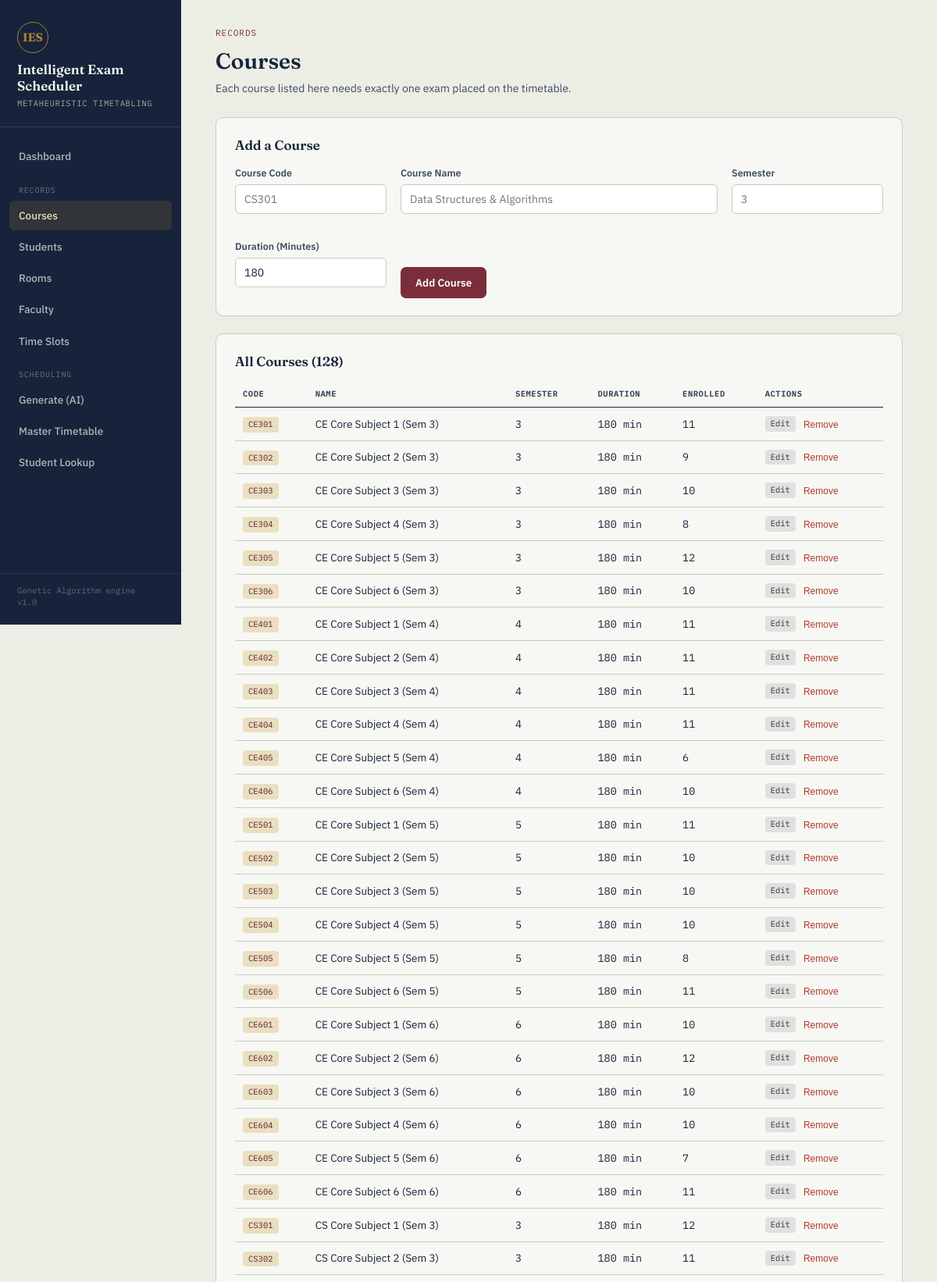
Screenshot of /courses (upper part) with the database file from the repository.
### tables this page shows
CREATE TABLE courses (
    id INTEGER PRIMARY KEY AUTOINCREMENT,
    code TEXT NOT NULL UNIQUE,
    name TEXT NOT NULL,
    semester TEXT,
    duration_minutes INTEGER NOT NULL DEFAULT 180
);

### app.py (the view, shortened to what this page needs)
@app.route("/courses", methods=["GET", "POST"])
def courses():
    conn = db.get_db()
    rows = conn.execute(
        """
        SELECT c.*,
               (SELECT COUNT(*) FROM enrollments e WHERE e.course_id = c.id) AS enrolled
        FROM courses c
        ORDER BY c.code
        """
    ).fetchall()
    conn.close()
    return render_template("courses.html", courses=rows, edit_item=None)

### db.py (called while the page is built)
def get_db():
    conn = sqlite3.connect(DB_PATH)
    conn.row_factory = sqlite3.Row
    conn.execute("PRAGMA foreign_keys = ON")
    return conn

### templates/courses.html (shortened to what this page needs)
{% extends "base.html" %}
{% block content %}
<div class="page-head">
  <div>
    <p class="eyebrow">Records</p>
    <h2>Courses</h2>
    <p class="sub">
      Each course listed here needs exactly one exam placed on the timetable.
    </p>
  </div>
</div>
<div class="card" id="form-section">
  <h3>
    {% if edit_item %}
      Edit Course
    {% else %}
      Add a Course
    {% endif %}
  </h3>
  <form method="POST"
        action="{{ url_for('edit_course', course_id=edit_item.id) if edit_item else url_for('courses') }}"
        class="grid cols-4">
    <div>
      <label>Course Code</label>
      <input
        type="text"
        name="code"
        placeholder="CS301"
        value="{{ edit_item.code if edit_item else '' }}"
        required>
    </div>
    <div style="grid-column: span 2;">
      <label>Course Name</label>
      <input
        type="text"
        name="name"
        placeholder="Data Structures & Algorithms"
        value="{{ edit_item.name if edit_item else '' }}"
        required>
    </div>
    <div>
      <label>Semester</label>
      <input
        type="text"
        name="semester"
        placeholder="3"
        value="{{ edit_item.semester if edit_item else '' }}">
    </div>
    <div>
      <label>Duration (Minutes)</label>
      <input
        type="number"
        name="duration_minutes"
        min="30"
        step="15"
        value="{{ edit_item.duration_minutes if edit_item else '180' }}">
    </div>
    <div style="display:flex; gap:10px; align-items:end;">
      <button type="submit" class="btn btn-primary">
        {% if edit_item %}
          Update Course
        {% else %}
          Add Course
        {% endif %}
      </button>
    </div>
  </form>
</div>
<div class="card">
  <h3>All Courses ({{ courses|length }})</h3>
  {% if courses %}
  <table class="ledger">
    <tr>
      <th>Code</th>
      <th>Name</th>
      <th>Semester</th>
      <th>Duration</th>
      <th>Enrolled</th>
      <th>Actions</th>
    </tr>
    {% for c in courses %}
    <tr class="{% if edit_item and edit_item.id == c.id %}editing-row{% endif %}">
      <td class="mono">
        <span class="tag">{{ c.code }}</span>
      </td>
      <td>{{ c.name }}</td>
      <td>{{ c.semester or '—' }}</td>
      <td class="mono">{{ c.duration_minutes }} min</td>
      <td class="mono">{{ c.enrolled }}</td>
      <td>
        <div style="display:flex; gap:10px; align-items:center;">
          <a href="{{ url_for('edit_course', course_id=c.id) }}#form-section"
             class="tag"
             style="text-decoration:none; background:#e0e0e0; color:#333;">
            Edit
          </a>
          <form method="POST"
                action="{{ url_for('delete_course', course_id=c.id) }}"
                style="margin:0;"
                onsubmit="return confirm('Remove {{ c.code }}?');">
            <button type="submit" class="btn-danger-text" style="padding:0;">
              Remove
            </button>
          </form>
        </div>
      </td>
    </tr>
    {% endfor %}
  </table>
  {% else %}
  <div class="empty">
    No courses yet. Add the first one above.
  </div>
  {% endif %}
</div>
{% endblock %}

### static/style.css (style rules this page uses)
:root { --ink: #16233B; --ink-soft: #3D4A61; --paper: #ECEEE6; --paper-raised: #F7F8F3; --rule: #C9CCC0; --oxblood: #7A2E3B; --oxblood-dark: #5E212C; --brass: #A9812F; --brass-light: #EADFC0; --good: #3C6E47; --good-bg: #E4EEE3; --bad: #B23A2E; --bad-bg: #F5E3DF; --font-display: 'Fraunces', Georgia, serif; --font-body: 'IBM Plex Sans', -apple-system, sans-serif; --font-mono: 'IBM Plex Mono', 'Courier New', monospace; --sidebar-w: 232px; }
* { box-sizing: border-box; }
html, body { margin: 0; padding: 0; background: var(--paper); color: var(--ink); font-family: var(--font-body); font-size: 15px; line-height: 1.5; }
a { color: inherit; }
.page-head { margin-bottom: 26px; display: flex; align-items: baseline; justify-content: space-between; gap: 20px; flex-wrap: wrap; }
.page-head h2 { font-family: var(--font-display); font-size: 28px; font-weight: 600; margin: 0 0 4px; }
.page-head .eyebrow { font-family: var(--font-mono); font-size: 11px; letter-spacing: 0.09em; text-transform: uppercase; color: var(--oxblood); margin: 0 0 6px; }
.page-head .sub { color: var(--ink-soft); margin: 0; font-size: 14px; }
.card { background: var(--paper-raised); border: 1px solid var(--rule); border-radius: 10px; padding: 22px 24px; margin-bottom: 22px; }
.card h3 { font-family: var(--font-display); font-size: 17px; font-weight: 600; margin: 0 0 14px; }
.grid { display: grid; gap: 18px; }
.grid.cols-4 { grid-template-columns: repeat(4, 1fr); }
label { display: block; font-size: 12.5px; font-weight: 600; color: var(--ink-soft); margin-bottom: 5px; }
input[type=text], input[type=number], input[type=date], input[type=time], select, textarea { width: 100%; font-family: var(--font-body); font-size: 14px; padding: 9px 11px; border: 1px solid var(--rule); border-radius: 6px; background: #fff; color: var(--ink); margin-bottom: 14px; }
.btn { display: inline-flex; align-items: center; gap: 7px; font-family: var(--font-body); font-weight: 600; font-size: 13.5px; padding: 10px 18px; border-radius: 7px; border: 1px solid transparent; cursor: pointer; text-decoration: none; }
.btn-primary { background: var(--oxblood); color: #fff; }
.btn-danger-text { background: none; border: none; color: var(--bad); font-size: 12px; cursor: pointer; padding: 4px 6px; }
table.ledger { width: 100%; border-collapse: collapse; font-size: 13.5px; }
table.ledger th { text-align: left; font-family: var(--font-mono); font-size: 10.5px; letter-spacing: 0.05em; text-transform: uppercase; color: var(--ink-soft); border-bottom: 1.5px solid var(--ink); padding: 8px 10px; }
table.ledger td { padding: 10px 10px; border-bottom: 1px solid var(--rule); vertical-align: middle; }
.mono { font-family: var(--font-mono); }
.tag { display: inline-block; font-family: var(--font-mono); font-size: 10.5px; padding: 2px 7px; border-radius: 4px; background: var(--brass-light); color: var(--oxblood-dark); }

### rows the page displays
courses: code "CE301", name "CE Core Subject 1 (Sem 3)", semester "3", duration_minutes "180", enrolled "11"
courses: code "CE302", name "CE Core Subject 2 (Sem 3)", semester "3", duration_minutes "180", enrolled "9"
courses: code "CE303", name "CE Core Subject 3 (Sem 3)", semester "3", duration_minutes "180", enrolled "10"
courses: code "CE304", name "CE Core Subject 4 (Sem 3)", semester "3", duration_minutes "180", enrolled "8"
courses: code "CE305", name "CE Core Subject 5 (Sem 3)", semester "3", duration_minutes "180", enrolled "12"
courses: code "CE306", name "CE Core Subject 6 (Sem 3)", semester "3", duration_minutes "180", enrolled "10"
courses: code "CE401", name "CE Core Subject 1 (Sem 4)", semester "4", duration_minutes "180", enrolled "11"
courses: code "CE402", name "CE Core Subject 2 (Sem 4)", semester "4", duration_minutes "180", enrolled "11"
courses: code "CE403", name "CE Core Subject 3 (Sem 4)", semester "4", duration_minutes "180", enrolled "11"
courses: code "CE404", name "CE Core Subject 4 (Sem 4)", semester "4", duration_minutes "180", enrolled "11"
courses: code "CE405", name "CE Core Subject 5 (Sem 4)", semester "4", duration_minutes "180", enrolled "6"
courses: code "CE406", name "CE Core Subject 6 (Sem 4)", semester "4", duration_minutes "180", enrolled "10"
courses: code "CE501", name "CE Core Subject 1 (Sem 5)", semester "5", duration_minutes "180", enrolled "11"
courses: code "CE502", name "CE Core Subject 2 (Sem 5)", semester "5", duration_minutes "180", enrolled "10"
courses: code "CE503", name "CE Core Subject 3 (Sem 5)", semester "5", duration_minutes "180", enrolled "10"
courses: code "CE504", name "CE Core Subject 4 (Sem 5)", semester "5", duration_minutes "180", enrolled "10"
courses: code "CE505", name "CE Core Subject 5 (Sem 5)", semester "5", duration_minutes "180", enrolled "8"
courses: code "CE506", name "CE Core Subject 6 (Sem 5)", semester "5", duration_minutes "180", enrolled "11"
courses: code "CE601", name "CE Core Subject 1 (Sem 6)", semester "6", duration_minutes "180", enrolled "10"
courses: code "CE602", name "CE Core Subject 2 (Sem 6)", semester "6", duration_minutes "180", enrolled "12"
courses: code "CE603", name "CE Core Subject 3 (Sem 6)", semester "6", duration_minutes "180", enrolled "10"
courses: code "CE604", name "CE Core Subject 4 (Sem 6)", semester "6", duration_minutes "180", enrolled "10"
courses: code "CE605", name "CE Core Subject 5 (Sem 6)", semester "6", duration_minutes "180", enrolled "7"
courses: code "CE606", name "CE Core Subject 6 (Sem 6)", semester "6", duration_minutes "180", enrolled "11"
courses: code "CS301", name "CS Core Subject 1 (Sem 3)", semester "3", duration_minutes "180", enrolled "12"
courses: code "CS302", name "CS Core Subject 2 (Sem 3)", semester "3", duration_minutes "180", enrolled "11"

### other values shown
{{ courses|length }} "128"
